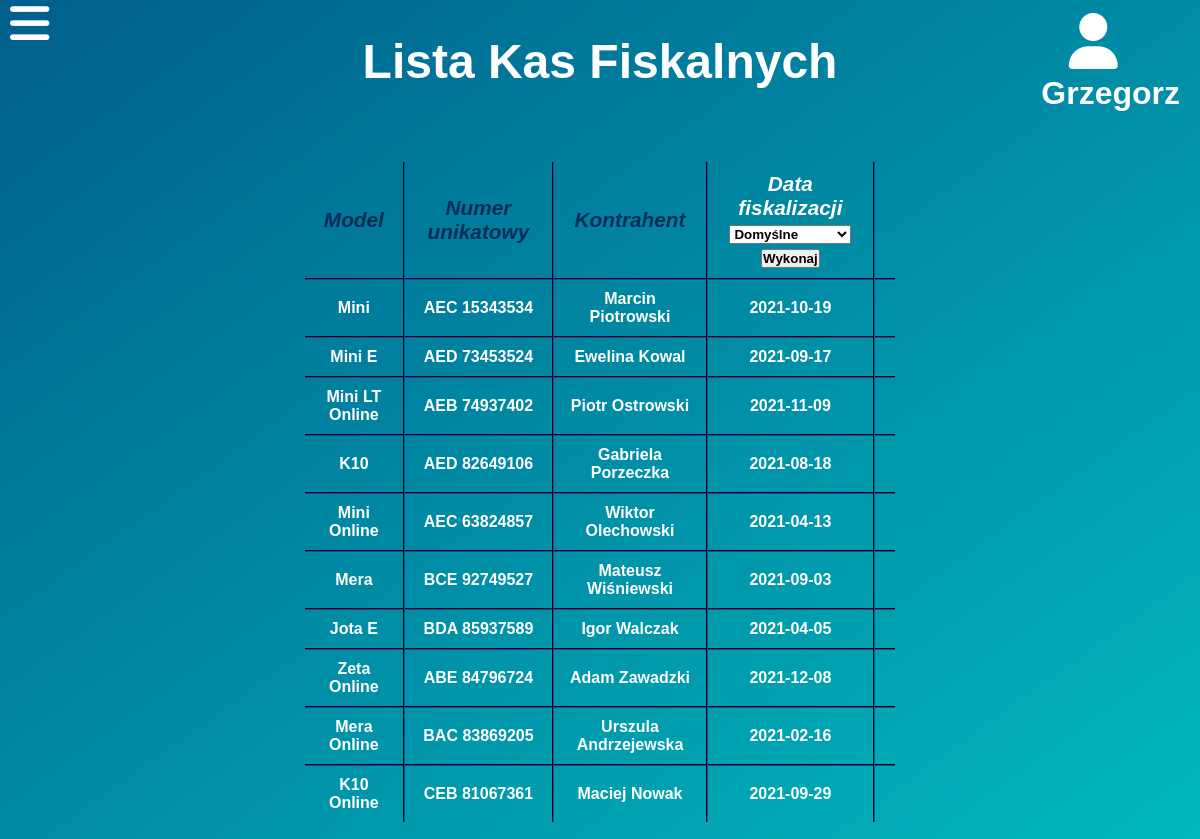
/listaKasFiskalnych.php (signed in), run on the app's committed database.
### tables this page shows
CREATE TABLE `kasy` (
  `id` int(2) NOT NULL,
  `data_fisk` date NOT NULL,
  `kontrahent` int(2) DEFAULT NULL,
  `nr_unikatowy` varchar(12) NOT NULL,
  `model` varchar(20) NOT NULL
);

CREATE TABLE `klienci` (
  `id` int(2) NOT NULL,
  `nip` varchar(13) NOT NULL,
  `nazwa` varchar(20) NOT NULL,
  `adres` varchar(15) NOT NULL,
  `miejscowosc` varchar(25) NOT NULL,
  `telefon` int(9) NOT NULL,
  `email` varchar(20) NOT NULL
);

### listaKasFiskalnych.php (the view, shortened to what this page needs)
<?php
$host = "localhost";
$name = "root";
$pass = "";
$dbname = "projekt";
$conn = mysqli_connect($host, $name, $pass, $dbname);
?>
<!DOCTYPE html>
<html lang="pl">
<head>
    <link rel="stylesheet" href="CSS/style-menu.css">
    <link rel="stylesheet" href="CSS/style-strona.css">
</head>
<body class="menu-preload">
    <div id='main'>
        <div id="heading-user">
            <div id="heading">
                <h1>Lista Kas Fiskalnych</h1>
            </div>
            <div id='logged-user'>
                <span id="logged-user-icon"><i class="fas fa-user" onClick="managePopupWindow()"></i></span><?php echo "<p>".$_SESSION['imie']."</p>";?>
            </div>
        </div>
        <div class='content'>
            <table class='dane-tabele'>
                <tr>
                    <th>Model</th>
                    <th>Numer unikatowy</th>
                    <th>Kontrahent</th>
                    <th><form method="POST">Data fiskalizacji <br/><select name="sortowanie">
                            <option value="default" name="default">Domyślne</option>
                        </select> <input type="submit" value="Wykonaj"></form></th>
                    <th></th>
                </tr>
            <?php
                $wybor=$_POST['sortowanie'];
                if(mysqli_connect_errno()) echo "Problemy techniczne, proszę spróbować później.";
                else{
                    if((!isset($wybor))||($wybor=="default"))$kwerenda = "SELECT * FROM kasy, klienci WHERE kasy.kontrahent=klienci.id";
                    if($wynik=mysqli_query($conn, $kwerenda)){
                    while($row=mysqli_fetch_array($wynik)){
                        echo '<tr><td>'.$row['model'].'</td><td>'.$row['nr_unikatowy'].'</td><td>'.$row['nazwa'].'</td><td>'.$row['data_fisk'].'</td>';
                    }
                }
                }
            ?>
            </table>
        </div>
        <div>
            <label for="menu-checkbox" id="menu-checkbox2">
                <i class="fas fa-bars"></i>
            </label>
        </div>
    </div>
</body>
</html>

### CSS/style-menu.css (style rules this page uses)
#menu-checkbox2 { position: fixed; font-size: 45px; left: 10px; top: -1px; z-index: 1; }
#menu-checkbox:not(:checked) ~ #menu-checkbox2 i { transition: 0.5s ease; }

### CSS/style-strona.css (style rules this page uses)
:root { --section-gradient-1: #005f8c ; --section-gradient-2: #00b9be ; --sidebar-bg-clr: #002b59; }
* { margin: 0; padding: 0; color: white; font-family: 'Rubik', sans-serif; font-weight: 600; }
input, select, option { color: black; }
html, body { min-height: 100%; margin: 5px; background: linear-gradient(to bottom right, var(--section-gradient-1), var(--section-gradient-2)); background-attachment: fixed; background-repeat: no-repeat; }
#heading-user { display: grid; grid-template-columns: 1fr 2fr 1fr; margin-bottom: 50px; }
#heading { font-size: 1.5rem; grid-column-start: 2; justify-self: center; align-self: center; }
#logged-user { justify-self: end; align-self: center; font-size: 2rem; }
#logged-user-icon { padding-left: 27.5px; font-size: 3.5rem; }
#logged-user p { padding-right: 10px; color: inherit; }
.content { display: grid; grid-template-columns: 1fr 2fr 1fr; }
.dane-tabele { grid-column-start: 2; justify-self: stretch; align-self: center; border-collapse: collapse; }
.dane-tabele td,th { padding: 10px; text-align: center; }
.dane-tabele tr:not(:last-child) { border-bottom: 2px #002b59 groove; }
.dane-tabele th { font-style: italic; font-size: 1.3rem; color: #032c58; }
.dane-tabele td, .dane-tabele th:not(:last-child) { border-right: 2px #002b59 groove; }
.dane-uzytkownicy td,th { padding: 10px; text-align: center; }

### data on the page
kasy: model "Mini", nr_unikatowy "AEC 15343534", kontrahent.nazwa "Marcin Piotrowski", data_fisk "2021-10-19"
kasy: model "Mini E", nr_unikatowy "AED 73453524", kontrahent.nazwa "Ewelina Kowal", data_fisk "2021-09-17"
kasy: model "Mini LT Online", nr_unikatowy "AEB 74937402", kontrahent.nazwa "Piotr Ostrowski", data_fisk "2021-11-09"
kasy: model "K10", nr_unikatowy "AED 82649106", kontrahent.nazwa "Gabriela Porzeczka", data_fisk "2021-08-18"
kasy: model "Mini Online", nr_unikatowy "AEC 63824857", kontrahent.nazwa "Wiktor Olechowski", data_fisk "2021-04-13"
kasy: model "Mera", nr_unikatowy "BCE 92749527", kontrahent.nazwa "Mateusz Wiśniewski", data_fisk "2021-09-03"
kasy: model "Jota E", nr_unikatowy "BDA 85937589", kontrahent.nazwa "Igor Walczak", data_fisk "2021-04-05"
kasy: model "Zeta Online", nr_unikatowy "ABE 84796724", kontrahent.nazwa "Adam Zawadzki", data_fisk "2021-12-08"
kasy: model "Mera Online", nr_unikatowy "BAC 83869205", kontrahent.nazwa "Urszula Andrzejewska", data_fisk "2021-02-16"
kasy: model "K10 Online", nr_unikatowy "CEB 81067361", kontrahent.nazwa "Maciej Nowak", data_fisk "2021-09-29"

### other printed values
$_SESSION['imie'] "Grzegorz"
